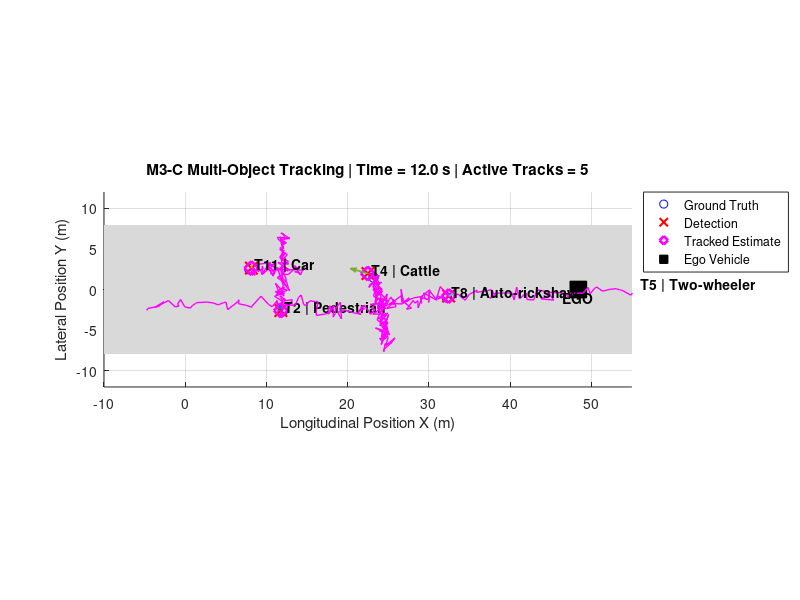

Write MATLAB code to recreate this figure.
%% SIH 26037
% Module M3 - Perception and Object Tracking
% Developer: Daniel
%
% Stage M3-C:
% Lightweight multi-object tracking without
% Sensor Fusion and Tracking Toolbox
%
% Method:
% 1. Simulate noisy detections
% 2. Associate detections to existing tracks
% 3. Estimate velocity
% 4. Maintain persistent IDs
% 5. Survive short missed-detection periods

clc;
clear;
close all;

rng(7);

%% Simulation settings
dt = 0.1;
simTime = 12;
time = 0:dt:simTime;

%% Detection settings
detectionProbability = 0.92;
positionNoiseStd = 0.45;

%% Tracker settings
associationThreshold = 2.5;   % metres
maxMissedFrames = 5;
velocitySmoothing = 0.65;

%% Ego vehicle
ego.x = 0;
ego.y = 0;
ego.vx = 4;
ego.vy = 0;

%% Ground-truth actors
actors(1).id = 1;
actors(1).type = "Car";
actors(1).state = [20, 2.5, -1.0, 0];

actors(2).id = 2;
actors(2).type = "Pedestrian";
actors(2).state = [12, 7, 0, -0.8];

actors(3).id = 3;
actors(3).type = "Auto-rickshaw";
actors(3).state = [8, -4, 2.0, 0.25];

actors(4).id = 4;
actors(4).type = "Two-wheeler";
actors(4).state = [-5, -2, 5.0, 0.15];

actors(5).id = 5;
actors(5).type = "Cattle";
actors(5).state = [25, -7, -0.15, 0.7];

%% Track structure
tracks = struct( ...
    'trackID', {}, ...
    'position', {}, ...
    'velocity', {}, ...
    'age', {}, ...
    'missedFrames', {}, ...
    'history', {}, ...
    'type', {});

nextTrackID = 1;

%% Metrics
totalDetections = 0;
createdTracks = 0;
maintainedDuringMiss = 0;

%% Figure
figure( ...
    'Name','SIH 26037 - M3-C Object Tracking', ...
    'NumberTitle','off');

%% Main simulation loop
for k = 1:length(time)

    cla;
    hold on;
    grid on;

    %% Draw road
    patch([-10 55 55 -10], ...
          [-8 -8 8 8], ...
          [0.85 0.85 0.85], ...
          'EdgeColor','none');

    %% Update ego
    ego.x = ego.x + ego.vx*dt;
    ego.y = ego.y + ego.vy*dt;

    plot(ego.x,ego.y,'ks', ...
        'MarkerSize',12, ...
        'MarkerFaceColor','k');

    text(ego.x,ego.y-1, ...
        'EGO', ...
        'HorizontalAlignment','center', ...
        'FontWeight','bold');

    %% -------------------------------------------------
    % STEP 1: Generate noisy detections
    %% -------------------------------------------------

    detections = [];

    for i = 1:length(actors)

        actors(i).state(1) = ...
            actors(i).state(1) + actors(i).state(3)*dt;

        actors(i).state(2) = ...
            actors(i).state(2) + actors(i).state(4)*dt;

        trueX = actors(i).state(1);
        trueY = actors(i).state(2);

        %% Plot ground truth
        plot(trueX,trueY,'bo', ...
            'MarkerSize',7);

        %% Generate detection probabilistically
        if rand <= detectionProbability

            measuredX = ...
                trueX + positionNoiseStd*randn;

            measuredY = ...
                trueY + positionNoiseStd*randn;

            detection.position = [measuredX measuredY];
            detection.type = actors(i).type;
            detection.trueActorID = actors(i).id;

            if isempty(detections)
                detections = detection;
            else
                detections(end+1) = detection;
            end

            totalDetections = totalDetections + 1;

            %% Plot raw detection
            plot(measuredX,measuredY,'rx', ...
                'MarkerSize',9, ...
                'LineWidth',1.5);
        end
    end

    %% -------------------------------------------------
    % STEP 2: Predict current track positions
    %% -------------------------------------------------

    for t = 1:length(tracks)
        tracks(t).position = ...
            tracks(t).position + tracks(t).velocity*dt;
    end

    %% -------------------------------------------------
    % STEP 3: Associate detections to tracks
    %% -------------------------------------------------

    assignedDetection = false(1,length(detections));
    assignedTrack = false(1,length(tracks));

    if ~isempty(tracks) && ~isempty(detections)

        distanceMatrix = inf(length(tracks),length(detections));

        for t = 1:length(tracks)
            for d = 1:length(detections)

                distanceMatrix(t,d) = norm( ...
                    tracks(t).position - ...
                    detections(d).position);
            end
        end

        %% Greedy nearest-neighbour association
        while true

            [minDistance,linearIndex] = ...
                min(distanceMatrix(:));

            if isempty(minDistance) || ...
                    isinf(minDistance) || ...
                    minDistance > associationThreshold
                break;
            end

            [trackIdx,detIdx] = ...
                ind2sub(size(distanceMatrix),linearIndex);

            %% Update velocity
            measuredVelocity = ...
                (detections(detIdx).position - ...
                 tracks(trackIdx).position) / dt;

            tracks(trackIdx).velocity = ...
                velocitySmoothing*tracks(trackIdx).velocity + ...
                (1-velocitySmoothing)*measuredVelocity;

            %% Update position
            tracks(trackIdx).position = ...
                detections(detIdx).position;

            tracks(trackIdx).missedFrames = 0;
            tracks(trackIdx).age = tracks(trackIdx).age + 1;
            tracks(trackIdx).type = detections(detIdx).type;

            tracks(trackIdx).history(end+1,:) = ...
                tracks(trackIdx).position;

            assignedDetection(detIdx) = true;
            assignedTrack(trackIdx) = true;

            distanceMatrix(trackIdx,:) = inf;
            distanceMatrix(:,detIdx) = inf;
        end
    end

    %% -------------------------------------------------
    % STEP 4: Handle missed tracks
    %% -------------------------------------------------

    for t = 1:length(tracks)

        if ~assignedTrack(t)

            tracks(t).missedFrames = ...
                tracks(t).missedFrames + 1;

            tracks(t).age = tracks(t).age + 1;

            tracks(t).history(end+1,:) = ...
                tracks(t).position;

            if tracks(t).missedFrames > 0
                maintainedDuringMiss = ...
                    maintainedDuringMiss + 1;
            end
        end
    end

    %% -------------------------------------------------
    % STEP 5: Create new tracks
    %% -------------------------------------------------

    for d = 1:length(detections)

        if ~assignedDetection(d)

            newTrack.trackID = nextTrackID;
            newTrack.position = detections(d).position;
            newTrack.velocity = [0 0];
            newTrack.age = 1;
            newTrack.missedFrames = 0;
            newTrack.history = detections(d).position;
            newTrack.type = detections(d).type;

            tracks(end+1) = newTrack;

            nextTrackID = nextTrackID + 1;
            createdTracks = createdTracks + 1;
        end
    end

    %% -------------------------------------------------
    % STEP 6: Delete stale tracks
    %% -------------------------------------------------

    if ~isempty(tracks)

        keepTrack = true(1,length(tracks));

        for t = 1:length(tracks)
            if tracks(t).missedFrames > maxMissedFrames
                keepTrack(t) = false;
            end
        end

        tracks = tracks(keepTrack);
    end

    %% -------------------------------------------------
    % STEP 7: Plot tracked objects
    %% -------------------------------------------------

    for t = 1:length(tracks)

        x = tracks(t).position(1);
        y = tracks(t).position(2);

        %% Estimated track position
        plot(x,y,'md', ...
            'MarkerSize',10, ...
            'LineWidth',2);

        %% Track history
        if size(tracks(t).history,1) >= 2

            plot( ...
                tracks(t).history(:,1), ...
                tracks(t).history(:,2), ...
                'm-', ...
                'LineWidth',1);
        end

        %% Velocity vector
        quiver( ...
            x, ...
            y, ...
            tracks(t).velocity(1), ...
            tracks(t).velocity(2), ...
            0.5, ...
            'LineWidth',1.2);

        %% Track label
        label = sprintf( ...
            'T%d | %s', ...
            tracks(t).trackID, ...
            tracks(t).type);

        if tracks(t).missedFrames > 0
            label = sprintf( ...
                '%s | predicted', ...
                label);
        end

        text( ...
            x+0.4, ...
            y+0.4, ...
            label, ...
            'FontWeight','bold');
    end

    %% Figure formatting
    xlim([-10 55]);
    ylim([-12 12]);

    axis equal;

    xlabel('Longitudinal Position X (m)');
    ylabel('Lateral Position Y (m)');

    title(sprintf( ...
        'M3-C Multi-Object Tracking | Time = %.1f s | Active Tracks = %d', ...
        time(k), ...
        length(tracks)));

    %% Legend
    h1 = plot(nan,nan,'bo');
    h2 = plot(nan,nan,'rx','LineWidth',1.5);
    h3 = plot(nan,nan,'md','LineWidth',2);
    h4 = plot(nan,nan,'ks','MarkerFaceColor','k');

    legend( ...
        [h1 h2 h3 h4], ...
        {'Ground Truth', ...
         'Detection', ...
         'Tracked Estimate', ...
         'Ego Vehicle'}, ...
        'Location','northeastoutside');

    drawnow;
end

%% Final summary
fprintf('\n');
fprintf('========================================\n');
fprintf(' SIH 26037 - M3-C TRACKING RESULTS\n');
fprintf('========================================\n');

fprintf('Total detections       : %d\n', ...
    totalDetections);

fprintf('Tracks created         : %d\n', ...
    createdTracks);

fprintf('Active tracks at end   : %d\n', ...
    length(tracks));

fprintf('Predicted missed frames: %d\n', ...
    maintainedDuringMiss);

fprintf('========================================\n');

disp("M3-C tracking simulation completed successfully.");
